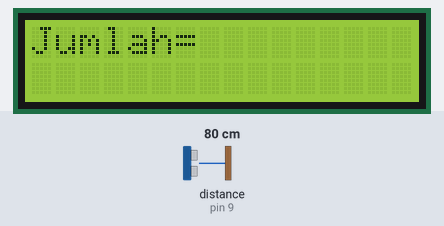
Bench run of a sketch on a simulated Arduino Uno, built with avr-gcc and run on an emulated ATmega328P. Shown: 16×2 character LCD. Wiring (inferred from the names in the program): ultrasonic range finder: trigger pin 8; echo pin 9. Inputs (shaded band) come from the test bench; at power-on: distance to the obstacle (sensor on pin 9) 80 cm. The echo pulse lasts 58.3 µs per cm.

Above: at 3.2 s.
3.3 s: distance to the obstacle (sensor on pin 9) set to 2 cm
At 5.4 s:
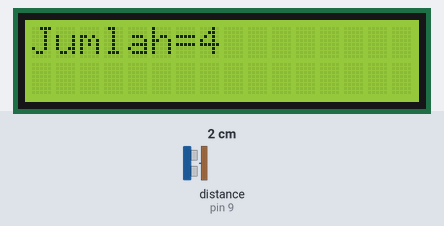
5.5 s: distance to the obstacle (sensor on pin 9) set to 35 cm
7.0 s: distance to the obstacle (sensor on pin 9) set to 4 cm
At 7.4 s:
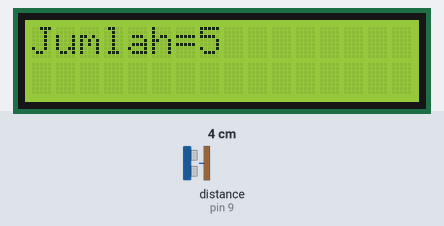
Timing chart, 0 to 10.0 s (numbered marks = the images above; inputs shaded):
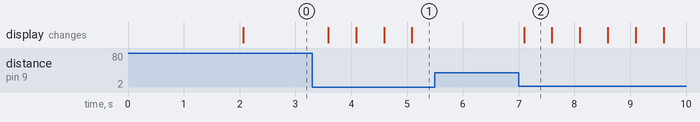

The sketch:

App_4_Hitung_Jml_Org.ino
```cpp
/*-----------------------------------------------------
'     APLIKASI 4
'     PENGHITUNG JUMLAH ORANG
'     TRIG --> Pin 8
'     ECHO --> Pin 9
'     Hasilnya tampilkan ke LCD
'     www.inkubator-teknologi.com
'------------------------*/

#define ECHOPIN 9
#define TRIGPIN 8
#include <LiquidCrystal.h>
LiquidCrystal lcd(2, 3, 4, 5,6,7);
unsigned int jarak,timer,Jml;
void setup(){
  lcd.begin(16, 2);
  lcd.print("   PENGHITUNG  ");
  lcd.setCursor(0, 1);
  lcd.print("  JUMLAH ORANG");
  delay(2000);
  lcd.clear();
  lcd.print("Jumlah=");

  pinMode(ECHOPIN, INPUT);
  pinMode(TRIGPIN, OUTPUT);

}

void loop(){
  digitalWrite(TRIGPIN, LOW);
  delayMicroseconds(2);
  digitalWrite(TRIGPIN, HIGH);
  delayMicroseconds(10);
  digitalWrite(TRIGPIN, LOW);
  timer = pulseIn(ECHOPIN, HIGH);
  jarak= timer/58;
  if (jarak<20){
      Jml++;
      lcd.setCursor(7,0);
      lcd.print(Jml);
  }
  delay(500);

}
```

Measured:
- after the input at 3.3 s, the display: first changes after 0.29 s (image 1 shows a later state)
- after the input at 5.5 s, every drawn part: stays the same
- after the input at 7.0 s, the display: changes after 0.10 s (image 2)
- what the display in image 2 shows lasts 0.5 s, from 7.1 s to 7.6 s
